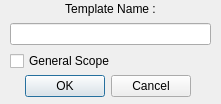
<?xml version="1.0" encoding="UTF-8"?>
<ui version="4.0">
 <class>addtemplatedialog</class>
 <widget class="QDialog" name="addtemplatedialog">
  <property name="geometry">
   <rect>
    <x>0</x>
    <y>0</y>
    <width>221</width>
    <height>104</height>
   </rect>
  </property>
  <property name="windowTitle">
   <string>Add Template</string>
  </property>
  <property name="modal">
   <bool>true</bool>
  </property>
  <widget class="QDialogButtonBox" name="buttonBox">
   <property name="geometry">
    <rect>
     <x>20</x>
     <y>70</y>
     <width>171</width>
     <height>32</height>
    </rect>
   </property>
   <property name="orientation">
    <enum>Qt::Horizontal</enum>
   </property>
   <property name="standardButtons">
    <set>QDialogButtonBox::Cancel|QDialogButtonBox::Ok</set>
   </property>
  </widget>
  <widget class="QWidget" name="verticalLayoutWidget">
   <property name="geometry">
    <rect>
     <x>10</x>
     <y>0</y>
     <width>201</width>
     <height>71</height>
    </rect>
   </property>
   <layout class="QVBoxLayout" name="verticalLayout">
    <item>
     <widget class="QLabel" name="label_2">
      <property name="text">
       <string>Template Name :</string>
      </property>
      <property name="alignment">
       <set>Qt::AlignCenter</set>
      </property>
     </widget>
    </item>
    <item>
     <widget class="QLineEdit" name="mNameEdit"/>
    </item>
    <item>
     <widget class="QCheckBox" name="mScope">
      <property name="text">
       <string>General Scope</string>
      </property>
     </widget>
    </item>
   </layout>
  </widget>
 </widget>
 <resources/>
 <connections>
  <connection>
   <sender>buttonBox</sender>
   <signal>rejected()</signal>
   <receiver>addtemplatedialog</receiver>
   <slot>reject()</slot>
   <hints>
    <hint type="sourcelabel">
     <x>248</x>
     <y>254</y>
    </hint>
    <hint type="destinationlabel">
     <x>157</x>
     <y>274</y>
    </hint>
   </hints>
  </connection>
 </connections>
</ui>
